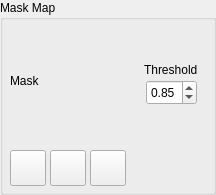
                <widget class="QGroupBox" name="groupBox_MaskMap">
                 <property name="sizePolicy">
                  <sizepolicy hsizetype="Maximum" vsizetype="Preferred">
                   <horstretch>0</horstretch>
                   <verstretch>0</verstretch>
                  </sizepolicy>
                 </property>
                 <property name="minimumSize">
                  <size>
                   <width>206</width>
                   <height>0</height>
                  </size>
                 </property>
                 <property name="title">
                  <string>Mask Map</string>
                 </property>
                 <widget class="QLabel" name="label_Image_Mask">
                  <property name="geometry">
                   <rect>
                    <x>10</x>
                    <y>20</y>
                    <width>121</width>
                    <height>121</height>
                   </rect>
                  </property>
                  <property name="frameShape">
                   <enum>QFrame::Shape::NoFrame</enum>
                  </property>
                  <property name="midLineWidth">
                   <number>0</number>
                  </property>
                  <property name="text">
                   <string>Mask</string>
                  </property>
                 </widget>
                 <widget class="QPushButton" name="pushButton_Env_Gen_Mask">
                  <property name="geometry">
                   <rect>
                    <x>10</x>
                    <y>150</y>
                    <width>36</width>
                    <height>36</height>
                   </rect>
                  </property>
                  <property name="text">
                   <string/>
                  </property>
                  <property name="icon">
                   <iconset resource="resources.qrc">
                    <normaloff>:/Icons/Icons/Create.png</normaloff>:/Icons/Icons/Create.png</iconset>
                  </property>
                  <property name="iconSize">
                   <size>
                    <width>32</width>
                    <height>32</height>
                   </size>
                  </property>
                 </widget>
                 <widget class="QPushButton" name="pushButton_Env_Edit_Mask">
                  <property name="geometry">
                   <rect>
                    <x>50</x>
                    <y>150</y>
                    <width>36</width>
                    <height>36</height>
                   </rect>
                  </property>
                  <property name="toolTip">
                   <string>Edit Mask Map</string>
                  </property>
                  <property name="text">
                   <string/>
                  </property>
                  <property name="icon">
                   <iconset resource="resources.qrc">
                    <normaloff>:/Icons/Icons/Edit.png</normaloff>:/Icons/Icons/Edit.png</iconset>
                  </property>
                  <property name="iconSize">
                   <size>
                    <width>32</width>
                    <height>32</height>
                   </size>
                  </property>
                 </widget>
                 <widget class="QDoubleSpinBox" name="mask_threshold">
                  <property name="geometry">
                   <rect>
                    <x>146</x>
                    <y>80</y>
                    <width>51</width>
                    <height>25</height>
                   </rect>
                  </property>
                  <property name="maximum">
                   <double>1.000000000000000</double>
                  </property>
                  <property name="singleStep">
                   <double>0.010000000000000</double>
                  </property>
                  <property name="value">
                   <double>0.850000000000000</double>
                  </property>
                 </widget>
                 <widget class="QLabel" name="label_42">
                  <property name="geometry">
                   <rect>
                    <x>144</x>
                    <y>60</y>
                    <width>63</width>
                    <height>20</height>
                   </rect>
                  </property>
                  <property name="text">
                   <string>Threshold</string>
                  </property>
                 </widget>
                 <widget class="QPushButton" name="pushButton_Env_Save_Mask">
                  <property name="geometry">
                   <rect>
                    <x>90</x>
                    <y>150</y>
                    <width>36</width>
                    <height>36</height>
                   </rect>
                  </property>
                  <property name="toolTip">
                   <string>Export Scene for Mitsuba</string>
                  </property>
                  <property name="text">
                   <string/>
                  </property>
                  <property name="icon">
                   <iconset resource="resources.qrc">
                    <normaloff>:/Icons/Icons/Export.png</normaloff>:/Icons/Icons/Export.png</iconset>
                  </property>
                  <property name="iconSize">
                   <size>
                    <width>32</width>
                    <height>32</height>
                   </size>
                  </property>
                 </widget>
                </widget>
